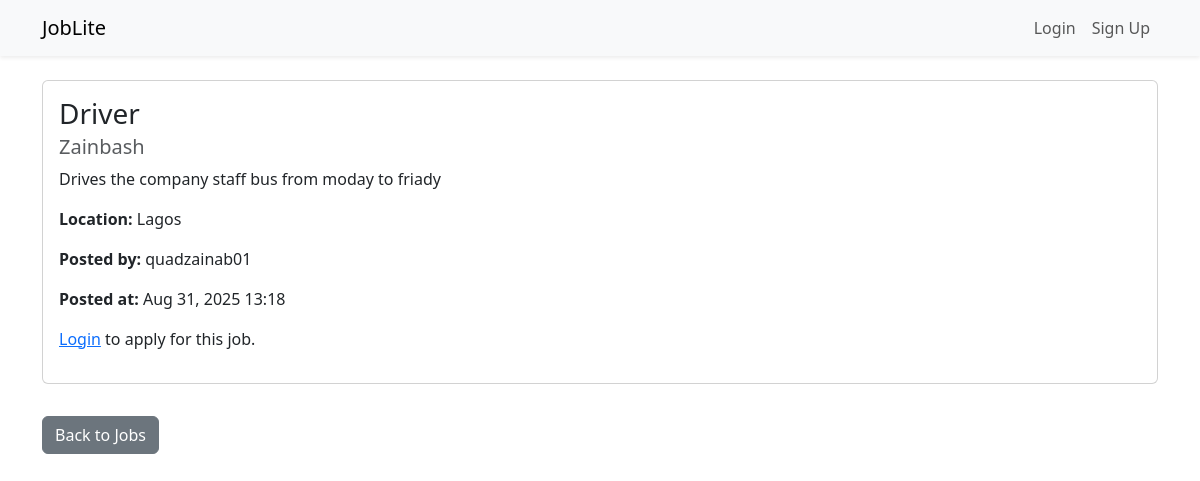
Page /jobs/1/ on the committed database.
### jobs/models.py (models this page shows, shortened)
class JobPost(models.Model):
    title = models.CharField(max_length=200)
    company = models.CharField(max_length=200)
    description = models.TextField()
    created_by = models.ForeignKey(settings.AUTH_USER_MODEL, on_delete=models.CASCADE)
    created_at = models.DateTimeField(auto_now_add=True)
    location = models.CharField(max_length=200, blank=True)  # <--- add this

### users/models.py (models this page shows)
class User(AbstractUser):
    is_recruiter = models.BooleanField(default=False)

### jobs/views.py (the view)
# urls.py: path('<int:job_id>/', views.job_detail, name='job_detail'),
def job_detail(request, job_id):
    job = get_object_or_404(JobPost, id=job_id)
    applicants = job.applications.all() if job.created_by == request.user else None
    return render(request, 'jobs/job_detail.html', {'job': job, 'applicants': applicants})

### jobs/context_processors.py (called while the page is built)
def job_notifications(request):
    jobs_count = JobPost.objects.count()
    return {
        'jobs_count': jobs_count
    }

### templates/jobs/job_detail.html
{% extends "base.html" %}
{% block content %}
<div class="card mb-3">
    <div class="card-body">
        <h3 class="card-title">{{ job.title }}</h3>
        <h5 class="card-subtitle mb-2 text-muted">{{ job.company }}</h5>
        <p class="card-text">{{ job.description }}</p>
        <p><strong>Location:</strong> {{ job.location }}</p>
        <p><strong>Posted by:</strong> {{ job.created_by.username }}</p>
        <p><strong>Posted at:</strong> {{ job.created_at|date:"M d, Y H:i" }}</p>
        {% if user.is_authenticated %}
            {% if job.created_by != user %}
                <a href="{% url 'apply_job' job.id %}" class="btn btn-primary">Apply for this Job</a>
            {% endif %}
        {% else %}
            <p><a href="{% url 'login' %}">Login</a> to apply for this job.</p>
        {% endif %}
    </div>
</div>
<a href="{% url 'job_list' %}" class="btn btn-secondary mt-3">Back to Jobs</a>
{% endblock %}

### rows in the picture
JobPost: title "Driver", company "Zainbash", description "Drives the company staff bus from moday to friady", location "Lagos", created_by.username "quadzainab01", created_at "Aug 31, 2025 13:18"
